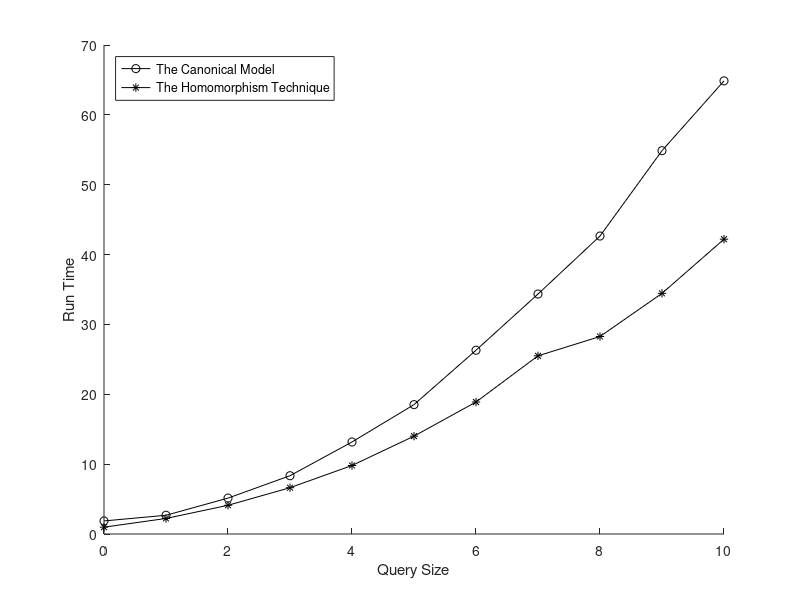

The MATLAB script that drew this image:
format long
A = [
	0	1.869000	0.979100;
	1	2.681700	2.224000;
	2	5.138100	4.111200;
	3	8.344100	6.627100;
	4	13.172000	9.807400;
	5	18.519400	14.007100;
	6	26.306700	18.893200;
	7	34.352500	25.505200;
	8	42.653800	28.270300;
	9	54.873500	34.447600;
	10	64.865800	42.201600;
];

hold on
f = plot(A(:,1), A(:,2), 'k-o');
f = plot(A(:,1), A(:,3), 'k-*');
hold off
xlabel('Query Size')
ylabel('Run Time')
legend('The Canonical Model', 'The Homomorphism Technique', 'Location', 'northwest')
saveas(f, '../img/ChildBranchDepth2WildcardGraph.png');
